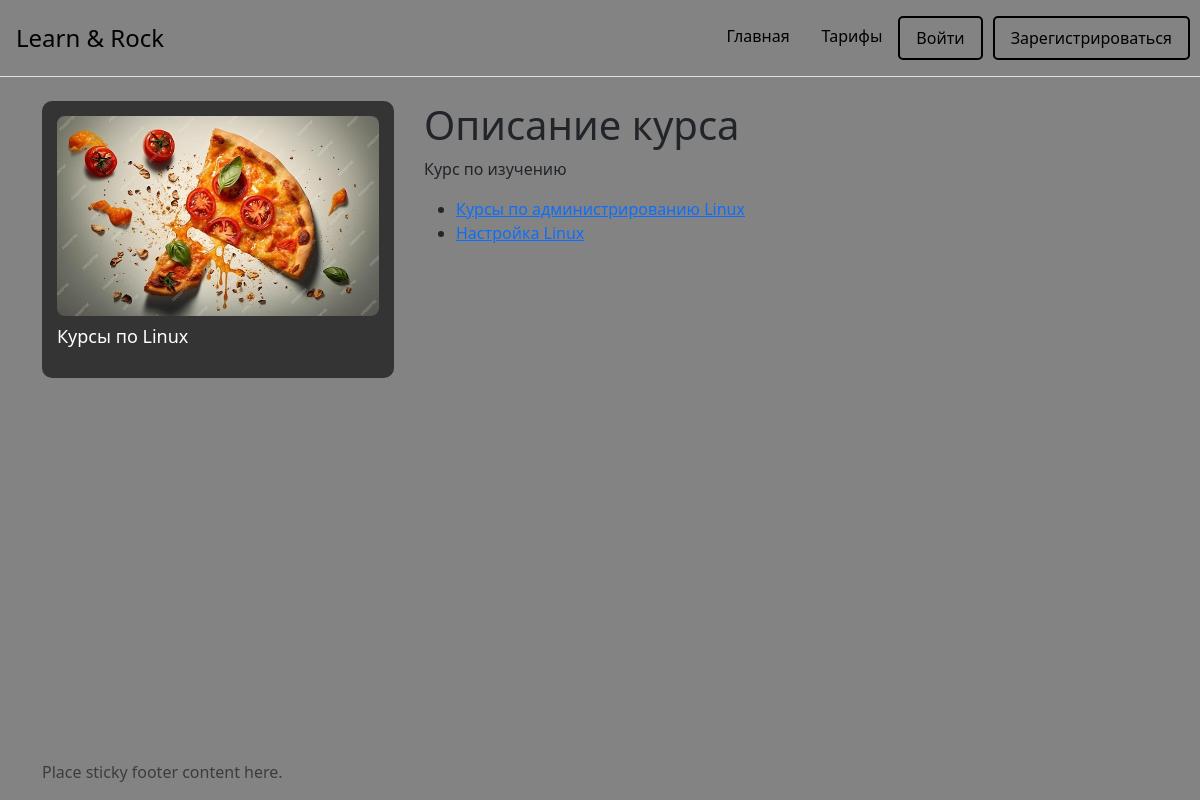
Screenshot of /course/linux/ with the database file from the repository.
### courses/models.py (models this page shows, shortened)
class Course(models.Model):
    slug = models.SlugField(verbose_name='Уникальное название курса', max_length=120, unique=True)
    title = models.CharField(verbose_name='Название',max_length=120)
    description = models.TextField(verbose_name='Описание курса')
    image = models.ImageField(verbose_name='Изображение',default='default.png',upload_to='courses_images/')
    is_free = models.BooleanField(verbose_name='Бесплатный урок', default=False)
    class Meta:
        verbose_name = 'Курс'
        verbose_name_plural = 'Курсы'
    def __str__(self):
        return self.title

class Lesson(models.Model):
    slug = models.SlugField(verbose_name='Уникальное название урока', max_length=120, unique=True)
    title = models.CharField(verbose_name='Название урока',max_length=120)
    description = models.TextField(verbose_name='Описание урока')
    course = models.ForeignKey(Course, on_delete=models.CASCADE, verbose_name='Какой курс')
    number = models.IntegerField(verbose_name='Номер текущего урока')
    video_url = models.URLField(verbose_name='Ссылка на видео', blank=True, max_length=100)
    class Meta:
        verbose_name = 'Урок'
        verbose_name_plural = 'Уроки'
    def get_absolute_url(self):
        return reverse('lesson_detail', kwargs={'slug': self.course.slug, 'lessons_slug': self.slug})

### courses/views.py (the view)
# urls.py: path('course/<slug>/', views.CourseDetailView.as_view(), name='course_detail'),
class CourseDetailView(DetailView):
    model = Course
    template_name = 'courses/course_detail.html'
    context_object_name = 'course'
    def get_context_data(self, **kwargs):
        context = super(CourseDetailView, self).get_context_data(**kwargs)
        course = Course.objects.filter(slug=self.kwargs['slug']).first()
        context['title'] = course
        context['lessons'] = Lesson.objects.filter(course = course).order_by('number')
        return context

### templates/courses/course_detail.html
{% extends 'laout.html' %}
{% block main %}
    <div class="courses-detail container">
            <div class="course">
                {% if course.image %}
                    <img class="course-image" src="{{ course.image.url }}" alt="{{ course.title }}">
                {% else %}
                    <img class="course-image" src="pictures/default.png" alt="{{ course.title }}">
                {% endif %}
                <h2>{{ course.title }}</h2>
            </div>
            <div class="aside">
                <h1>Описание курса</h1>
                <p>Курс по изучению</p>
                {% if course.is_free == False and user.is_authenticated == False %}
                    <a href="{% url 'register' %}">Вам необходимо пройти регистрацию</a>
                {% else %}
                    {% if course.is_free == True or user.profile.acount_type == 'full'%}
                        <ul>
                            {% for lesson in lessons %}
                                <li><a href="{{ lesson.get_absolute_url }}">{{ lesson.title }}</a></li>
                            {% endfor %}
                        </ul>
                    {% else %}
                        <a href="{% url 'tarif' %}"><p>Вам необходимо преобрести подписку</p></a>
                    {% endif %}
                {% endif%}
            </div>
    </div>
{% endblock %}

### static/css/main.css (style rules this page uses)
body { background-color: #838383; }
.courses-detail { display: grid; grid-template-columns: 352px 70%; gap: 30px; }
.course-image { width: 100%; height: 200px; object-fit: cover; border-radius: 8px; }

### rows the page displays
Course: image (picture), title "Курсы по Linux"
Lesson: title "Курсы по администрированию Linux"
Lesson: title "Настройка Linux"
